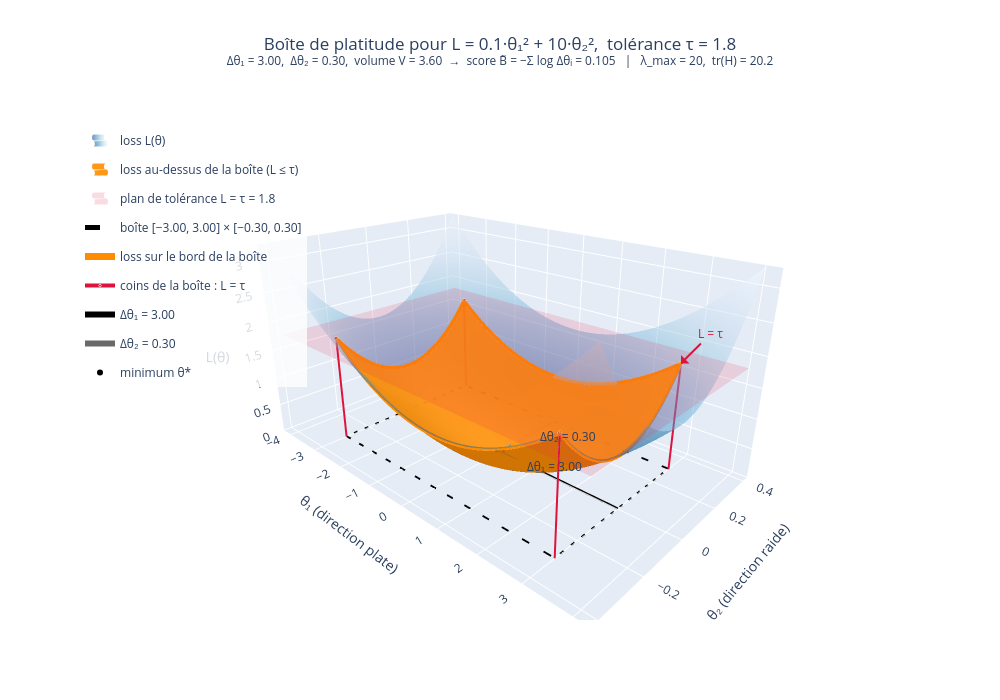

The cell this chart's notebook holds for it:
### Markdown cell above
<a id="platitude"></a>
## 4. Mesurer la platitude avec $H$

Au minimum, le gradient est nul : toute l'information sur la forme du fond est dans $H$. On la résume par un seul nombre. **Plus ce nombre est petit, plus le minimum est plat.**

<a id="lambda-max"></a>
### 4.1 La plus grande valeur propre $\lambda_{\max}$

*Référence : Keskar et al., « On Large-Batch Training for Deep Learning: Generalization Gap and Sharp Minima », ICLR 2017.*

$$
\lambda_{\max}(H) = \max_{\|u\| = 1} u^\top H\, u
$$

C'est la courbure de la **direction la plus raide**. Elle donne la pire hausse de la loss pour un pas de longueur $\varepsilon$ : $\Delta L \le \tfrac{1}{2}\varepsilon^2 \lambda_{\max}$. Elle ignore toutes les autres directions.

Sur l'exemple : $\lambda_{\max} = 20$ (direction $\theta_2$).

<a id="trace"></a>
### 4.2 La trace $\mathrm{tr}(H)$

*Référence : Yao et al., « PyHessian: Neural Networks Through the Lens of the Hessian », IEEE BigData 2020.*

$$
\mathrm{tr}(H) = \sum_i \lambda_i
\qquad\text{et}\qquad
\mathbb{E}_{\delta \sim \mathcal{N}(0, \sigma^2 I)}\big[\Delta L\big] \approx \tfrac{1}{2}\,\sigma^2\, \mathrm{tr}(H)
$$

C'est la **courbure totale**, sur toutes les directions. Elle donne la hausse moyenne de la loss quand on perturbe les poids au hasard. Elle est dominée par les grandes valeurs propres.

Sur l'exemple : $\mathrm{tr}(H) = 0.2 + 20 = 20.2$.

<a id="score-b"></a>
### 4.3 Le score $\tilde B$ de *Flat Minima*

*Référence : Hochreiter & Schmidhuber, « Flat Minima », Neural Computation, 1997.*

**L'idée : la boîte.** Un minimum plat est une grande région de l'espace des poids où la loss reste presque constante. On mesure cette région par une **boîte** centrée sur $\theta^*$, alignée sur les axes, de demi-côtés $\Delta\theta_i$. C'est la plus grande boîte dans laquelle la loss monte d'au plus une tolérance $\tau$, avec la même contribution de chaque direction. On obtient :

$$
\Delta\theta_i = \sqrt{\frac{2\tau}{d\, H_{ii}}}
\qquad\qquad
\tilde B = -\sum_{i=1}^{d} \log \Delta\theta_i
$$

- $\tau$ : la hausse de loss tolérée dans la boîte (notée $\epsilon$ dans le papier) ;
- $d$ : le nombre de paramètres ;
- $H_{ii}$ : la courbure dans la direction $\theta_i$ ;
- $\Delta\theta_i$ : la demi-largeur de la boîte selon $\theta_i$. C'est la **précision** avec laquelle il faut fixer $\theta_i$ : une direction plate donne un grand $\Delta\theta_i$ ;
- $\tilde B$ : moins le log du volume de la boîte (à une constante près). C'est aussi le nombre de bits nécessaires pour décrire les poids. Un $\tilde B$ petit veut dire une grande boîte, donc un minimum plat.

Comme $\tilde B = \tfrac{1}{2}\sum_i \log H_{ii} + \text{cste}$, toutes les directions comptent, en échelle log. Une direction très plate peut compenser une direction raide.

Sur l'exemple, avec $\tau = 1.8$ : $\Delta\theta_1 = 3$, $\Delta\theta_2 = 0.3$. La boîte est $[-3, 3] \times [-0.3, 0.3]$ et chaque coin donne $L = 0.9 + 0.9 = \tau$. On obtient $\tilde B = -\log(3 \times 0.3) = -\log 0.9 \approx 0.105$.

<a id="recap"></a>
### 4.4 Récapitulatif

| Mesure | Valeur | Ce qu'elle regarde |
|---|---|---|
| $\lambda_{\max}$ | 20 | la direction la plus raide seulement |
| $\mathrm{tr}(H)$ | 20.2 | la somme des courbures |
| $\tilde B$ ($\tau = 1.8$) | 0.105 | le volume de la boîte (toutes les directions, en log) |

### Code cell
tau = 1.8
m = flatness_measures(tau=tau)
print(f"lambda_max = {m['lambda_max']:g}")             # 20
print(f"tr(H)      = {m['trace']:g}")                  # 20.2
print(f"Δθ         = {m['dtheta']}")                   # [3, 0.3]
print(f"B~         = {m['B_tilde']:.3f}")              # 0.105

plot_flatness_box(tau=tau).show()

### Figure 1 — Plotly figure (JSON) as saved in the notebook; plotly's stock layout.template omitted (floating-point values rounded to 4 significant figures; data arrays with more than 128 entries replaced by an {"elided": "..."} marker saying what was removed)
{"data": [{"colorscale": [[0, "rgb(247,251,255)"], [0.125, "rgb(222,235,247)"], [0.25, "rgb(198,219,239)"], [0.375, "rgb(158,202,225)"], [0.5, "rgb(107,174,214)"], [0.625, "rgb(66,146,198)"], [0.75, "rgb(33,113,181)"], [0.875, "rgb(8,81,156)"], [1, "rgb(8,48,107)"]], "hovertemplate": "θ₁ = %{x:.2f}<br>θ₂ = %{y:.3f}<br>L = %{z:.3f}<extra>L(θ)</extra>", "name": "loss L(θ)", "opacity": 0.5, "reversescale": true, "showlegend": true, "showscale": false, "type": "surface", "x": {"elided": "150 float values"}, "y": {"elided": "150 float values"}, "z": {"elided": "150x150 float values"}}, {"colorscale": [[0, "darkorange"], [1, "darkorange"]], "hovertemplate": "θ₁ = %{x:.2f}<br>θ₂ = %{y:.3f}<br>L = %{z:.3f}<extra>dans la boîte</extra>", "name": "loss au-dessus de la boîte (L ≤ τ)", "opacity": 0.9, "showlegend": true, "showscale": false, "type": "surface", "x": [-3.0, -2.898, -2.797, -2.695, -2.593, -2.492, -2.39, -2.288, -2.186, -2.085, -1.983, -1.881, -1.78, -1.678, -1.576, -1.475, -1.373, -1.271, -1.169, -1.068, -0.9661, -0.8644, -0.7627, -0.661, -0.5593, -0.4576, -0.3559, -0.2542, -0.1525, -0.05085, 0.05085, 0.1525, 0.2542, 0.3559, 0.4576, 0.5593, 0.661, 0.7627, 0.8644, 0.9661, 1.068, 1.169, 1.271, 1.373, 1.475, 1.576, 1.678, 1.78, 1.881, 1.983, 2.085, 2.186, 2.288, 2.39, 2.492, 2.593, 2.695, 2.797, 2.898, 3.0], "y": [-0.3, -0.2898, -0.2797, -0.2695, -0.2593, -0.2492, -0.239, -0.2288, -0.2186, -0.2085, -0.1983, -0.1881, -0.178, -0.1678, -0.1576, -0.1475, -0.1373, -0.1271, -0.1169, -0.1068, -0.09661, -0.08644, -0.07627, -0.0661, -0.05593, -0.04576, -0.03559, -0.02542, -0.01525, -0.005085, 0.005085, 0.01525, 0.02542, 0.03559, 0.04576, 0.05593, 0.0661, 0.07627, 0.08644, 0.09661, 0.1068, 0.1169, 0.1271, 0.1373, 0.1475, 0.1576, 0.1678, 0.178, 0.1881, 0.1983, 0.2085, 0.2186, 0.2288, 0.239, 0.2492, 0.2593, 0.2695, 0.2797, 0.2898, 0.3], "z": {"elided": "60x60 float values"}}, {"colorscale": [[0, "crimson"], [1, "crimson"]], "hoverinfo": "skip", "name": "plan de tolérance L = τ = 1.8", "opacity": 0.15, "showlegend": true, "showscale": false, "type": "surface", "x": [-4.05, 4.05], "y": [-0.405, 0.405], "z": [[1.8, 1.8], [1.8, 1.8]]}, {"line": {"color": "black", "dash": "dash", "width": 5}, "mode": "lines", "name": "boîte [−3.00, 3.00] × [−0.30, 0.30]", "type": "scatter3d", "x": {"elided": "200 float values"}, "y": {"elided": "200 float values"}, "z": {"elided": "200 float values"}}, {"line": {"color": "darkorange", "width": 7}, "mode": "lines", "name": "loss sur le bord de la boîte", "type": "scatter3d", "x": {"elided": "200 float values"}, "y": {"elided": "200 float values"}, "z": {"elided": "200 float values"}}, {"hovertemplate": "coin (+3.00, +0.300)<br>L = τ = 1.8<extra></extra>", "legendgroup": "coins", "line": {"color": "crimson", "width": 4}, "marker": {"color": "crimson", "size": [0, 5]}, "mode": "lines+markers", "name": "coins de la boîte : L = τ", "showlegend": true, "type": "scatter3d", "x": [3, 3], "y": [0.3, 0.3], "z": [0, 1.8]}, {"hovertemplate": "coin (-3.00, +0.300)<br>L = τ = 1.8<extra></extra>", "legendgroup": "coins", "line": {"color": "crimson", "width": 4}, "marker": {"color": "crimson", "size": [0, 5]}, "mode": "lines+markers", "name": "coins de la boîte : L = τ", "showlegend": false, "type": "scatter3d", "x": [-3, -3], "y": [0.3, 0.3], "z": [0, 1.8]}, {"hovertemplate": "coin (-3.00, -0.300)<br>L = τ = 1.8<extra></extra>", "legendgroup": "coins", "line": {"color": "crimson", "width": 4}, "marker": {"color": "crimson", "size": [0, 5]}, "mode": "lines+markers", "name": "coins de la boîte : L = τ", "showlegend": false, "type": "scatter3d", "x": [-3, -3], "y": [-0.3, -0.3], "z": [0, 1.8]}, {"hovertemplate": "coin (+3.00, -0.300)<br>L = τ = 1.8<extra></extra>", "legendgroup": "coins", "line": {"color": "crimson", "width": 4}, "marker": {"color": "crimson", "size": [0, 5]}, "mode": "lines+markers", "name": "coins de la boîte : L = τ", "showlegend": false, "type": "scatter3d", "x": [3, 3], "y": [-0.3, -0.3], "z": [0, 1.8]}, {"line": {"color": "black", "width": 6}, "mode": "lines", "name": "Δθ₁ = 3.00", "type": "scatter3d", "x": [0, 3], "y": [0, 0], "z": [0, 0]}, {"line": {"color": "dimgray", "width": 6}, "mode": "lines", "name": "Δθ₂ = 0.30", "type": "scatter3d", "x": [0, 0], "y": [0, 0.3], "z": [0, 0]}, {"marker": {"color": "black", "size": 6}, "mode": "markers", "name": "minimum θ*", "type": "scatter3d", "x": [0], "y": [0], "z": [0]}], "layout": {"height": 700, "legend": {"bgcolor": "rgba(255,255,255,0.8)", "x": 0, "y": 0.95}, "margin": {"t": 100}, "scene": {"annotations": [{"arrowcolor": "crimson", "ax": 30, "ay": -30, "font": {"color": "crimson"}, "showarrow": true, "text": "L = τ", "x": 3, "y": 0.3, "z": 1.8}, {"showarrow": false, "text": "Δθ₁ = 3.00", "x": 1.5, "y": 0, "yshift": 12, "z": 0}, {"showarrow": false, "text": "Δθ₂ = 0.30", "x": 0, "xshift": 40, "y": 0.15, "z": 0}], "aspectmode": "manual", "aspectratio": {"x": 1.6, "y": 1, "z": 0.8}, "camera": {"eye": {"x": 1.5, "y": -1.6, "z": 0.9}}, "xaxis": {"title": {"text": "θ₁ (direction plate)"}}, "yaxis": {"title": {"text": "θ₂ (direction raide)"}}, "zaxis": {"range": [0, 3.281], "title": {"text": "L(θ)"}}}, "title": {"text": "Boîte de platitude pour L = 0.1·θ₁² + 10·θ₂²,  tolérance τ = 1.8<br><sup>Δθ₁ = 3.00,  Δθ₂ = 0.30,  volume V = 3.60  →  score B̃ = −Σ log Δθᵢ = 0.105   |   λ_max = 20,  tr(H) = 20.2</sup>", "x": 0.5}, "width": 1000}}
